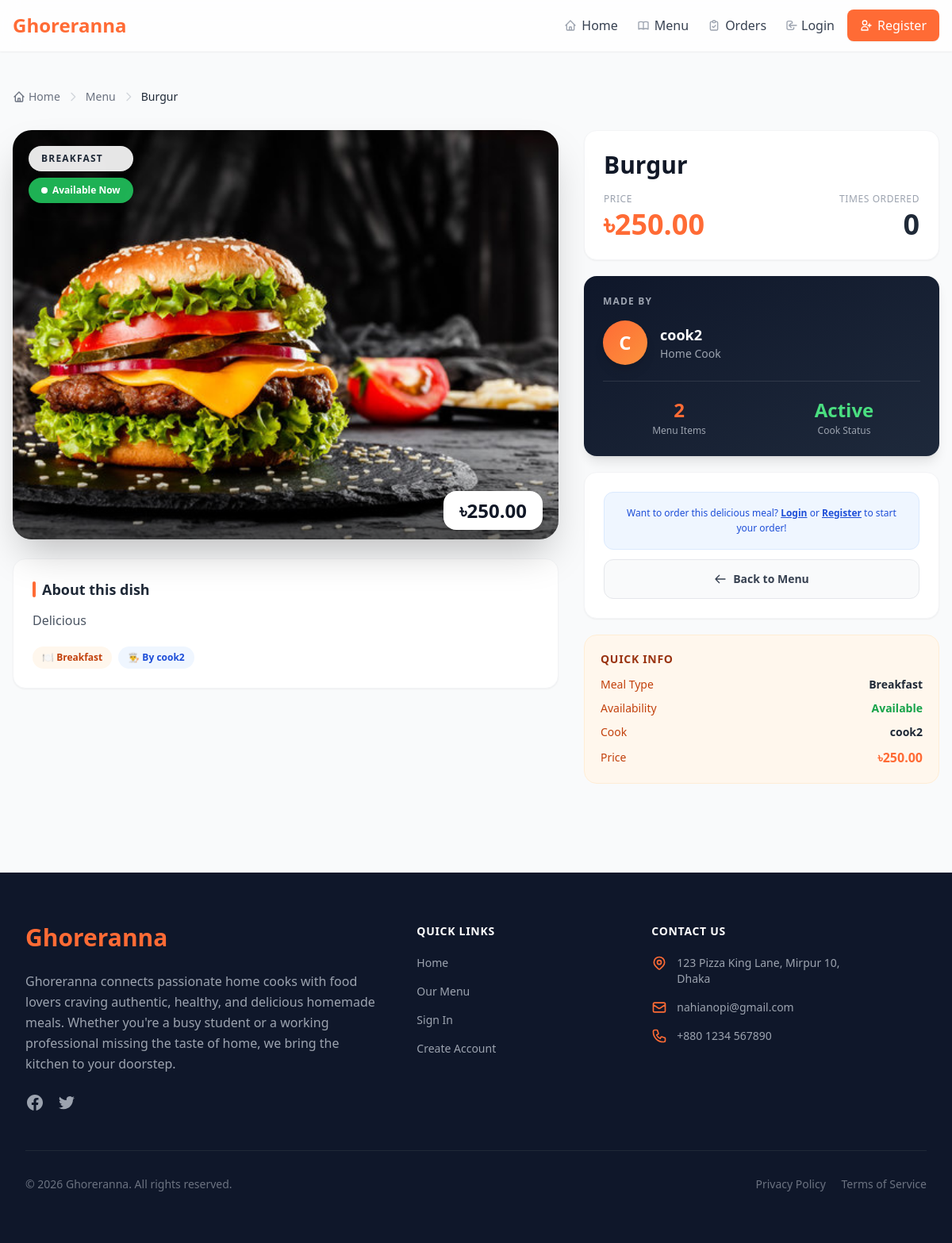
The page /menu/3/ on the database its author committed.
### ghoreranna_app/models.py (models this page shows, shortened)
class Menu(models.Model):
    menu_id = models.AutoField(primary_key=True)
    homecook = models.ForeignKey(User, on_delete=models.CASCADE, related_name='menus', limit_choices_to={'role': 'Home Cook'})
    meal_type = models.CharField(max_length=100)
    item_name = models.CharField(max_length=255)
    description = models.TextField()
    price = models.DecimalField(max_digits=10, decimal_places=2)
    image = models.ImageField(upload_to='menu_images/', null=True, blank=True)
    availability_status = models.BooleanField(default=True)
    class Meta:
        ordering = ['item_name']

class User(models.Model):
    ROLE_CHOICES = [
        ('Student', 'Student'),
        ('Bachelor Employee', 'Bachelor Employee'),
        ('Home Cook', 'Home Cook'),
        ('Delivery Staff', 'Delivery Staff'),
        ('Admin', 'Admin'),
    ]
    STATUS_CHOICES = [
        ('Active', 'Active'),
        ('Inactive', 'Inactive'),
    ]
    user_id = models.AutoField(primary_key=True)
    name = models.CharField(max_length=255)
    phone = models.CharField(max_length=20)
    email = models.EmailField(unique=True)
    password = models.CharField(max_length=255)
    address = models.TextField()
    role = models.CharField(max_length=50, choices=ROLE_CHOICES)
    status = models.CharField(max_length=20, choices=STATUS_CHOICES, default='Active')
    class Meta:
        ordering = ['name']

### ghoreranna_app/views.py (the view)
# urls.py: path('menu/<int:pk>/', views.menu_detail, name='menu_detail'),
def menu_detail(request, pk):
    menu = get_object_or_404(Menu, pk=pk)
    if request.session.get('user_role') == 'Home Cook' and menu.homecook_id != request.session.get('user_id'):
        messages.error(request, "You can only view your own menu items.")
        return redirect('menu_list')
    total_ordered = menu.order_details.filter(
        order__order_status='Delivered'
    ).aggregate(total=Sum('quantity'))['total'] or 0
    context = {
        'menu': menu,
        'total_ordered': total_ordered,
    }
    return render(request, 'menu_detail.html', context)

### ghoreranna_app/context_processors.py (called while the page is built)
def cart_count(request):
    cart = request.session.get('cart', {})
    count = sum(cart.values()) if cart else 0
    return {'global_cart_count': count}

### templates/menu_detail.html (shortened to what this page needs)
{% extends "base.html" %}
{% block content %}
<div class="py-8 animate-page-in">
    <nav class="flex items-center space-x-2 text-sm text-gray-500 mb-8">
        <a href="{% url 'home' %}" class="hover:text-primary transition flex items-center gap-1">
            <svg class="w-4 h-4" fill="none" stroke="currentColor" viewBox="0 0 24 24"><path stroke-linecap="round" stroke-linejoin="round" stroke-width="2" d="M3 12l2-2m0 0l7-7 7 7M5 10v10a1 1 0 001 1h3m10-11l2 2m-2-2v10a1 1 0 01-1 1h-3m-6 0a1 1 0 001-1v-4a1 1 0 011-1h2a1 1 0 011 1v4a1 1 0 001 1m-6 0h6"/></svg>
            Home
        </a>
        <svg class="w-4 h-4 text-gray-300" fill="none" stroke="currentColor" viewBox="0 0 24 24"><path stroke-linecap="round" stroke-linejoin="round" stroke-width="2" d="M9 5l7 7-7 7"/></svg>
        <a href="{% url 'menu_list' %}" class="hover:text-primary transition">Menu</a>
        <svg class="w-4 h-4 text-gray-300" fill="none" stroke="currentColor" viewBox="0 0 24 24"><path stroke-linecap="round" stroke-linejoin="round" stroke-width="2" d="M9 5l7 7-7 7"/></svg>
        <span class="text-gray-800 font-medium truncate max-w-xs">{{ menu.item_name }}</span>
    </nav>
    <div class="grid grid-cols-1 lg:grid-cols-5 gap-8 items-start">
        <div class="lg:col-span-3">
            <div class="relative rounded-3xl overflow-hidden shadow-2xl bg-gray-100 aspect-[4/3] group">
                {% if menu.image %}
                <img src="{{ menu.image.url }}"
                     alt="{{ menu.item_name }}"
                     class="w-full h-full object-cover transition-transform duration-700 group-hover:scale-105">
                {% endif %}
                <div class="absolute top-5 left-5 flex flex-col gap-2">
                    <span class="bg-white/90 backdrop-blur-sm text-gray-800 text-xs font-bold uppercase tracking-widest px-4 py-2 rounded-full shadow-lg">
                        {{ menu.meal_type }}
                    </span>
                    {% if not menu.availability_status %}
                    <span class="bg-red-500/90 backdrop-blur-sm text-white text-xs font-bold px-4 py-2 rounded-full shadow-lg">
                        Currently Unavailable
                    </span>
                    {% else %}
                    <span class="bg-green-500/90 backdrop-blur-sm text-white text-xs font-bold px-4 py-2 rounded-full shadow-lg flex items-center gap-1.5">
                        <span class="w-2 h-2 bg-white rounded-full inline-block animate-pulse"></span>
                        Available Now
                    </span>
                    {% endif %}
                </div>
                <div class="absolute inset-x-0 bottom-0 h-28 bg-gradient-to-t from-black/50 to-transparent"></div>
                <div class="absolute bottom-5 right-5">
                    <span class="bg-white text-gray-900 text-2xl font-black px-5 py-2 rounded-2xl shadow-xl">
                        ৳{{ menu.price }}
                    </span>
                </div>
            </div>
            <div class="mt-6 bg-white rounded-2xl shadow-sm border border-gray-100 p-6">
                <h2 class="text-lg font-bold text-gray-800 mb-3 flex items-center gap-2">
                    <span class="w-1 h-5 bg-primary rounded-full inline-block"></span>
                    About this dish
                </h2>
                <p class="text-gray-600 leading-relaxed text-base">{{ menu.description }}</p>
                <div class="flex flex-wrap gap-2 mt-5">
                    <span class="bg-orange-50 text-orange-700 text-xs font-semibold px-3 py-1.5 rounded-full">
                        🍽️ {{ menu.meal_type }}
                    </span>
                    <span class="bg-blue-50 text-blue-700 text-xs font-semibold px-3 py-1.5 rounded-full">
                        👨‍🍳 By {{ menu.homecook.name }}
                    </span>
                </div>
            </div>
        </div>
        <div class="lg:col-span-2 space-y-5">
            <div class="bg-white rounded-2xl shadow-sm border border-gray-100 p-6">
                <h1 class="text-3xl font-extrabold text-gray-900 leading-tight">{{ menu.item_name }}</h1>
                <div class="flex items-center justify-between mt-4">
                    <div>
                        <p class="text-xs text-gray-400 font-medium uppercase tracking-wider mb-1">Price</p>
                        <p class="text-4xl font-black text-primary">৳{{ menu.price }}</p>
                    </div>
                    <div class="text-right">
                        <p class="text-xs text-gray-400 font-medium uppercase tracking-wider mb-1">Times Ordered</p>
                        <p class="text-4xl font-black text-gray-800">{{ total_ordered }}</p>
                    </div>
                </div>
            </div>
            <div class="bg-gradient-to-br from-[#0f172a] to-[#1e293b] text-white rounded-2xl shadow-lg p-6">
                <p class="text-xs text-gray-400 font-semibold uppercase tracking-widest mb-4">Made by</p>
                <div class="flex items-center gap-4">
                    <div class="w-14 h-14 rounded-full bg-gradient-to-br from-primary to-orange-400 flex items-center justify-center text-2xl font-black text-white shadow-lg flex-shrink-0">
                        {{ menu.homecook.name|first|upper }}
                    </div>
                    <div>
                        <p class="text-lg font-bold text-white">{{ menu.homecook.name }}</p>
                        <p class="text-sm text-gray-400">Home Cook</p>
                    </div>
                </div>
                <div class="mt-5 pt-5 border-t border-white/10 grid grid-cols-2 gap-4 text-center">
                    <div>
                        <p class="text-2xl font-black text-primary">{{ menu.homecook.menus.count }}</p>
                        <p class="text-xs text-gray-400 mt-0.5">Menu Items</p>
                    </div>
                    <div>
                        <p class="text-2xl font-black {% if menu.homecook.status == 'Active' %}text-green-400{% else %}text-red-400{% endif %}">
                            {{ menu.homecook.status }}
                        </p>
                        <p class="text-xs text-gray-400 mt-0.5">Cook Status</p>
                    </div>
                </div>
            </div>
            <div class="bg-white rounded-2xl shadow-sm border border-gray-100 p-6 space-y-3">
                {% if menu.availability_status %}
                {% if not request.session.user_id %}
                <div class="bg-blue-50 border border-blue-100 rounded-xl p-4 text-center">
                    <p class="text-xs text-blue-700 font-medium leading-relaxed">
                        Want to order this delicious meal?
                        <a href="{% url 'login' %}" class="font-bold underline">Login</a> or
                        <a href="{% url 'register' %}" class="font-bold underline">Register</a>
                        to start your order!
                    </p>
                </div>
                {% endif %}
                {% endif %}
                <a href="{% url 'menu_list' %}"
                   class="w-full flex items-center justify-center gap-2 bg-gray-50 text-gray-700 font-semibold py-3.5 px-6 rounded-xl hover:bg-gray-100 transition-all duration-200 border border-gray-200 text-sm group">
                    <svg class="w-4 h-4 group-hover:-translate-x-1 transition-transform" fill="none" stroke="currentColor" viewBox="0 0 24 24">
                        <path stroke-linecap="round" stroke-linejoin="round" stroke-width="2" d="M10 19l-7-7m0 0l7-7m-7 7h18"/>
                    </svg>
                    Back to Menu
                </a>
            </div>
            <div class="bg-orange-50 border border-orange-100 rounded-2xl p-5">
                <h3 class="text-sm font-bold text-orange-800 mb-3 uppercase tracking-wider">Quick Info</h3>
                <ul class="space-y-2.5">
                    <li class="flex items-center justify-between text-sm">
                        <span class="text-orange-700 font-medium">Meal Type</span>
                        <span class="text-gray-800 font-semibold">{{ menu.meal_type }}</span>
                    </li>
                    <li class="flex items-center justify-between text-sm">
                        <span class="text-orange-700 font-medium">Availability</span>
                        <span class="font-semibold {% if menu.availability_status %}text-green-600{% else %}text-red-500{% endif %}">
                            {% if menu.availability_status %}Available{% else %}Unavailable{% endif %}
                        </span>
                    </li>
                    <li class="flex items-center justify-between text-sm">
                        <span class="text-orange-700 font-medium">Cook</span>
                        <span class="text-gray-800 font-semibold">{{ menu.homecook.name }}</span>
                    </li>
                    <li class="flex items-center justify-between text-sm">
                        <span class="text-orange-700 font-medium">Price</span>
                        <span class="text-primary font-black text-base">৳{{ menu.price }}</span>
                    </li>
                </ul>
            </div>
        </div>
    </div>
</div>
{% endblock %}

### templates/menu_detail.html (style rules this page uses)
.animate-page-in { animation: pageIn 0.4s cubic-bezier(0.16, 1, 0.3, 1) both; }

### rows shown on the page
Menu: item_name "Burgur", image (picture), meal_type "BREAKFAST", price "250.00", description "Delicious", meal_type "Breakfast", homecook.name "cook2", homecook.name|first "C", homecook.menus.count "2", homecook.status "Active"

### other values the page prints
{{ total_ordered }} "0"
